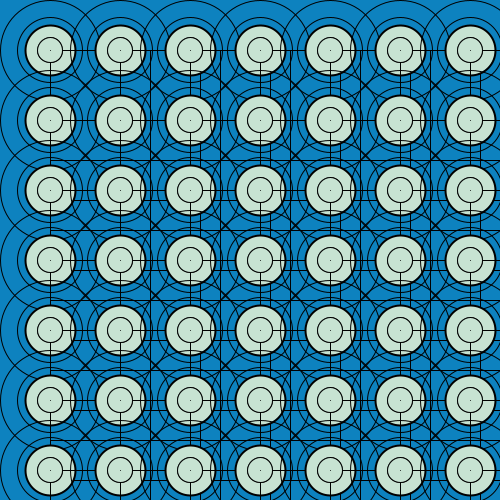
Frame 1 (no input)
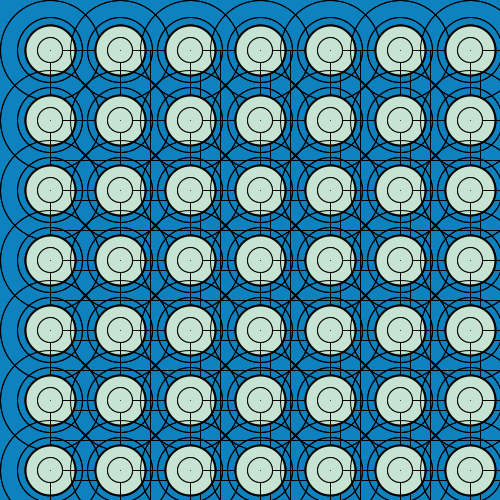
Frame 2 (the mouse pressed at the canvas centre, redrawn once)

The Processing sketch that drew these frames (run headless with seeded random() and noise(); the mouse was pressed at the canvas centre and the sketch redrawn once):

// Processing sketch: processing_82045
// ── processing_82045.pde

void setup()
{
  background(#0D82BF);
size(500,500);


}




void draw ()

  

  //Nouvelle ligne
  {
         for (int posX = 50; posX < width; posX = posX+70)
         {
            fill(#C7E3D2);
          for (int posY = 50; posY < height; posY = posY+70)
         {
         
   
         strokeWeight(2);
          fill(#C7E3D2);
        ellipse(posX, posY, 50, 50);
       noFill();
         
         strokeWeight(1);
     
         rect(posX, posY, 100, 110);
        rect(posX, posY, 150, 150);
          ellipse(posX, posY, 100, 100); 
          ellipse (posX, posY, 65,65);
           ellipse (posX, posY, 15,15);
       ellipse (posX, posY, 5,5);
  
      ellipse (posX, posY, 25,25);
         rect(posX, posY, 8,8);
       fill(#C7E3D2);
        ellipse (posX, posY, 25,25);
        point(posX, posY);
    }
         }

noLoop ();
}
